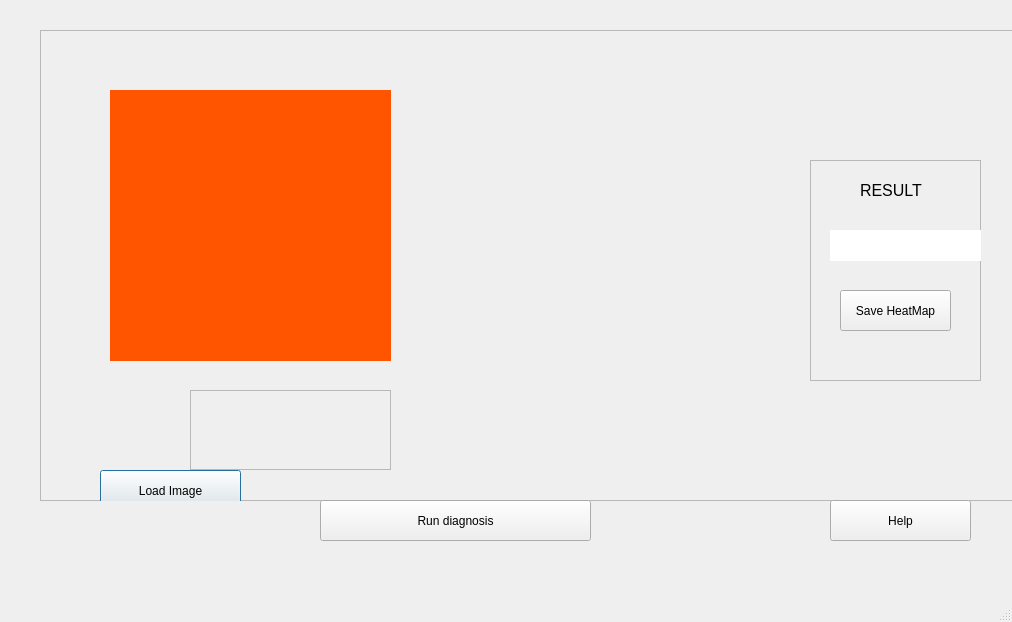
<?xml version="1.0" encoding="UTF-8"?>
<ui version="4.0">
 <class>MainWindow</class>
 <widget class="QMainWindow" name="MainWindow">
  <property name="geometry">
   <rect>
    <x>0</x>
    <y>0</y>
    <width>1012</width>
    <height>622</height>
   </rect>
  </property>
  <property name="windowTitle">
   <string>MainWindow</string>
  </property>
  <widget class="QWidget" name="centralwidget">
   <widget class="QFrame" name="frameDisplayImage">
    <property name="geometry">
     <rect>
      <x>40</x>
      <y>30</y>
      <width>991</width>
      <height>471</height>
     </rect>
    </property>
    <property name="frameShape">
     <enum>QFrame::StyledPanel</enum>
    </property>
    <property name="frameShadow">
     <enum>QFrame::Raised</enum>
    </property>
    <widget class="QFrame" name="frame">
     <property name="geometry">
      <rect>
       <x>770</x>
       <y>130</y>
       <width>171</width>
       <height>221</height>
      </rect>
     </property>
     <property name="frameShape">
      <enum>QFrame::StyledPanel</enum>
     </property>
     <property name="frameShadow">
      <enum>QFrame::Raised</enum>
     </property>
     <widget class="QPushButton" name="pushButtonPlay">
      <property name="geometry">
       <rect>
        <x>30</x>
        <y>130</y>
        <width>111</width>
        <height>41</height>
       </rect>
      </property>
      <property name="text">
       <string>Save HeatMap</string>
      </property>
     </widget>
     <widget class="QLabel" name="label_3">
      <property name="geometry">
       <rect>
        <x>50</x>
        <y>20</y>
        <width>71</width>
        <height>20</height>
       </rect>
      </property>
      <property name="font">
       <font>
        <pointsize>12</pointsize>
       </font>
      </property>
      <property name="text">
       <string>RESULT</string>
      </property>
     </widget>
     <widget class="QLabel" name="label">
      <property name="geometry">
       <rect>
        <x>20</x>
        <y>70</y>
        <width>151</width>
        <height>31</height>
       </rect>
      </property>
      <property name="styleSheet">
       <string notr="true">background-color: rgb(255, 255, 255);</string>
      </property>
      <property name="text">
       <string/>
      </property>
     </widget>
    </widget>
    <widget class="QLabel" name="label_2">
     <property name="geometry">
      <rect>
       <x>70</x>
       <y>60</y>
       <width>281</width>
       <height>271</height>
      </rect>
     </property>
     <property name="styleSheet">
      <string notr="true">background-color: rgb(255, 85, 0);</string>
     </property>
     <property name="text">
      <string/>
     </property>
    </widget>
    <widget class="QWidget" name="verticalLayoutWidget">
     <property name="geometry">
      <rect>
       <x>450</x>
       <y>70</y>
       <width>251</width>
       <height>301</height>
      </rect>
     </property>
     <layout class="QVBoxLayout" name="Layout_image"/>
    </widget>
    <widget class="QFrame" name="frame_2">
     <property name="geometry">
      <rect>
       <x>150</x>
       <y>360</y>
       <width>201</width>
       <height>80</height>
      </rect>
     </property>
     <property name="frameShape">
      <enum>QFrame::StyledPanel</enum>
     </property>
     <property name="frameShadow">
      <enum>QFrame::Raised</enum>
     </property>
    </widget>
    <widget class="QPushButton" name="pushload">
     <property name="enabled">
      <bool>true</bool>
     </property>
     <property name="geometry">
      <rect>
       <x>60</x>
       <y>440</y>
       <width>141</width>
       <height>41</height>
      </rect>
     </property>
     <property name="text">
      <string>Load Image</string>
     </property>
     <property name="default">
      <bool>true</bool>
     </property>
     <property name="flat">
      <bool>false</bool>
     </property>
    </widget>
   </widget>
   <widget class="QLabel" name="labelLogo">
    <property name="geometry">
     <rect>
      <x>30</x>
      <y>0</y>
      <width>171</width>
      <height>31</height>
     </rect>
    </property>
    <property name="text">
     <string/>
    </property>
   </widget>
   <widget class="QPushButton" name="pushButtonRun">
    <property name="geometry">
     <rect>
      <x>320</x>
      <y>500</y>
      <width>271</width>
      <height>41</height>
     </rect>
    </property>
    <property name="text">
     <string>Run diagnosis</string>
    </property>
   </widget>
   <widget class="QLabel" name="labelLogoFlir">
    <property name="geometry">
     <rect>
      <x>240</x>
      <y>0</y>
      <width>111</width>
      <height>31</height>
     </rect>
    </property>
    <property name="text">
     <string/>
    </property>
   </widget>
   <widget class="QPushButton" name="pushButtonLoad">
    <property name="geometry">
     <rect>
      <x>830</x>
      <y>500</y>
      <width>141</width>
      <height>41</height>
     </rect>
    </property>
    <property name="text">
     <string>Help</string>
    </property>
   </widget>
  </widget>
  <widget class="QMenuBar" name="menubar">
   <property name="geometry">
    <rect>
     <x>0</x>
     <y>0</y>
     <width>1012</width>
     <height>23</height>
    </rect>
   </property>
  </widget>
  <widget class="QStatusBar" name="statusbar"/>
 </widget>
 <resources/>
 <connections/>
</ui>
